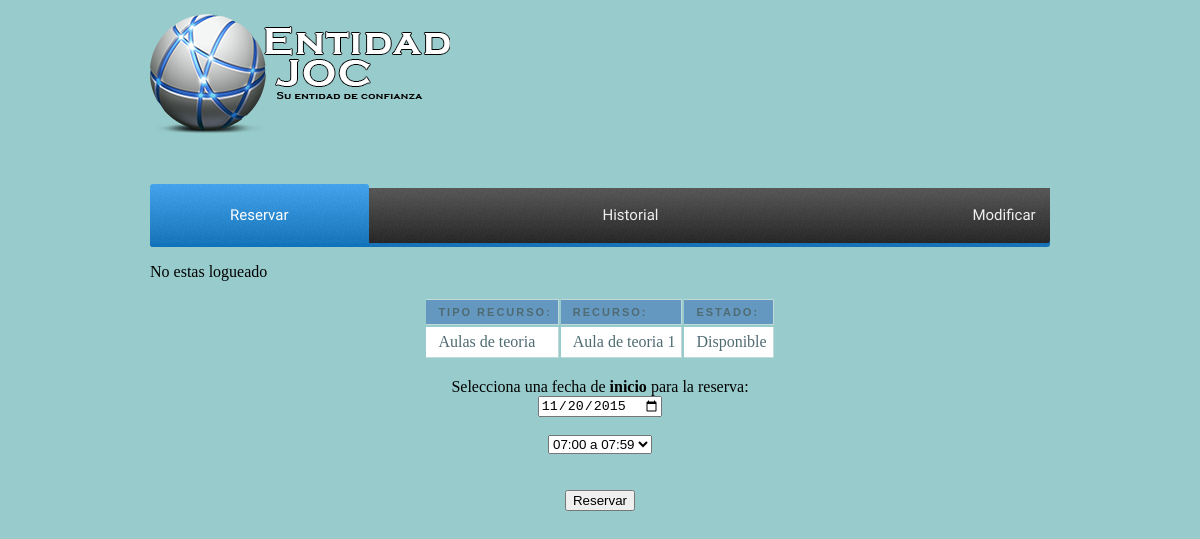
The app's page /paginausuario_reservar2.php?idresource=1 with its own data.
### tables this page shows
CREATE TABLE IF NOT EXISTS `resources` (
  `idResource` int(255) NOT NULL,
  `nomR` varchar(50) NOT NULL,
  `idEstado` int(11) NOT NULL,
  `idRType` int(11) NOT NULL
);

CREATE TABLE IF NOT EXISTS `resourcestype` (
  `idRType` int(255) NOT NULL,
  `tipo` varchar(20) NOT NULL
);

CREATE TABLE IF NOT EXISTS `estadoinfo` (
  `idEstado` int(255) NOT NULL,
  `nomEstado` varchar(20) NOT NULL
);

### pagina_reserva2.php (the view, shortened to what this page needs)
<link rel="stylesheet" href="css/tablareservas.css">
<!DOCTYPE html>
<html>
	<head>
	</head>
	<body>
		<?php
			if(!empty($_SESSION['usuario'])) {
				$user=$_SESSION['idUser'];
			} elseif(!empty($_SESSION['admin'])) {
				$user=$_SESSION['idUser'];
			} else {
				?>
				<p>No estas logueado</p>
				<?php
			}
			if((isset($_SESSION['resRecurso'])) && (isset($_REQUEST['data_ini']))){
				$conn=mysqli_connect('localhost','root','','bd_intranet');
				$sql_compro="SELECT hours.*, registers.*, users.*, resources.*, estadoinfo.*, resourcestype.* FROM (((((resourcestype INNER JOIN resources ON resourcestype.idRType=resources.idRType) INNER JOIN estadoinfo ON resources.idEstado=estadoinfo.idEstado) INNER JOIN registers ON registers.idResource=resources.idResource) INNER JOIN users ON users.idUser=registers.idUser) INNER JOIN hours ON hours.idFranja=registers.idFranja)
				WHERE registers.idResource='$_SESSION[resRecurso]' && registers.data_ini='$_REQUEST[data_ini]' && registers.data_fin='$_REQUEST[data_ini]' && registers.idFranja='$_REQUEST[franjahoraria]'";
				$datos=mysqli_query($conn,$sql_compro);
				$num_filas = mysqli_num_rows($datos);
				if ($num_filas!=0){
					unset($_SESSION['resRecurso']);
					echo'<script language="javascript">
						document.location=("paginausuario_reservar.php");
						alert("El articulo seleccionado no esta disponible a esa hora. Disculpa las molestias.");
				    </script>';
				}else{
					$conn=mysqli_connect('localhost','root','','bd_intranet');
					$sql_intro="INSERT INTO registers (idRegister, data_ini, data_fin, idResource, idUser, idFranja) VALUES (NULL, '$_REQUEST[data_ini]', '$_REQUEST[data_ini]', '$_SESSION[resRecurso]', '$user', $_REQUEST[franjahoraria])";
					$datos=mysqli_query($conn,$sql_intro);
					unset($_SESSION['resRecurso']);
					echo '<script language="javascript">
						document.location=("paginausuario_reservar.php");
						alert("Tu reserva se ha confirmado");
					  </script>';
				}
			}else{
		?>
			<form name="confirmacion_reservas" action="paginausuario_reservar2.php" method="GET">
				<center><table class="mytable">
					<tr>
						<th>Tipo Recurso:</th>
					    <th>Recurso:</th>
					    <th>Estado:</th>
					</tr>
					<?php
						if (!isset($_REQUEST['idresource'])){
							echo "<td>Por favor, vuelve atras, ha sucedido un error.</td>";
							echo "<td>Por favor, vuelve atras, ha sucedido un error.</td>";
							echo "<td>Por favor, vuelve atras, ha sucedido un error.</td>";
							echo "</tr></table><br><br>";
							echo "<a href=paginausuario_reservar.php>Volver</a>";
						}else{
							$id=$_REQUEST['idresource'];
							$conn=mysqli_connect('localhost','root','','bd_intranet');
							$sql="SELECT resources.*, resourcestype.*, estadoinfo.* FROM ((resourcestype INNER JOIN resources ON resourcestype.idRType=resources.idRType) INNER JOIN estadoinfo ON resources.idEstado=estadoinfo.idEstado) WHERE resources.idResource=".$id;
							$datos=mysqli_query($conn,$sql);
							while($valor=mysqli_fetch_array($datos)){
							    echo "<tr>";
								    echo "<td>".$valor['tipo']."</td>";
								    echo "<td>".$valor['nomR']."</td>";
								    echo "<td>".$valor['nomEstado']."</td>";
								echo "</tr>";
							}
						}
					?>
				</table>
				<br>Selecciona una fecha de <b>inicio</b> para la reserva:
				<br><input type="date" name="data_ini" min="<?php echo date("Y-m-d");?>"value="<?php echo date("Y-m-d");?>" required><br><br>
				<select name="franjahoraria">
					<?php
					$conn=mysqli_connect('localhost','root','','bd_intranet');
					$sql="SELECT * FROM hours";
					$datos=mysqli_query($conn,$sql);
					while($nom=mysqli_fetch_array($datos)){
	               		echo "<option value='$nom[idFranja]'>".utf8_encode($nom['franja'])."</option>";
	               	}
					?>
				</select>
				<br><br><br><input type='submit' value='Reservar' name='reservar'>
			</form>
		<?php
			}
		?>
	</body>
</html>

### css/paginausuario.css (style rules this page uses)
body { margin:0px; background:#98CBCB; }

### css/tablareservas.css (style rules this page uses)
th { font: bold 11px "Trebuchet MS", Verdana, Arial, Helvetica, sans-serif; color: #4f6b72; border-right: 1px solid #C1DAD7; border-bottom: 1px solid #C1DAD7; border-top: 1px solid #C1DAD7; letter-spacing: 2px; text-transform: uppercase; text-align: left; padding: 6px 6px 6px 12px; background: #6498C1 url(images/bg_header.jpg) no-repeat; }
td { border-right: 1px solid #C1DAD7; border-bottom: 1px solid #C1DAD7; background: #fff; padding: 6px 6px 6px 12px; color: #4f6b72; }

### records on screen
resources: idRType.tipo "Aulas de teoria", nomR "Aula de teoria 1", idEstado.nomEstado "Disponible"

### other values on screen
form field franjahoraria "07:00 a 07:59"
